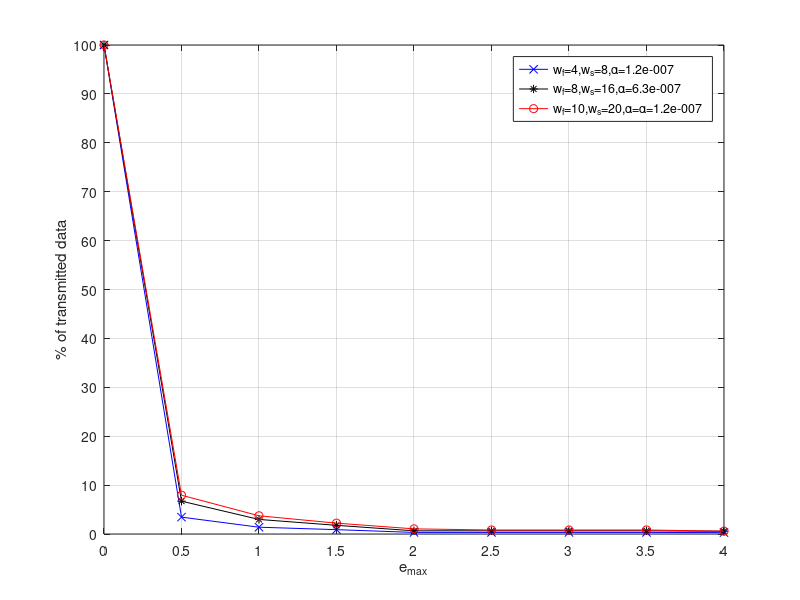
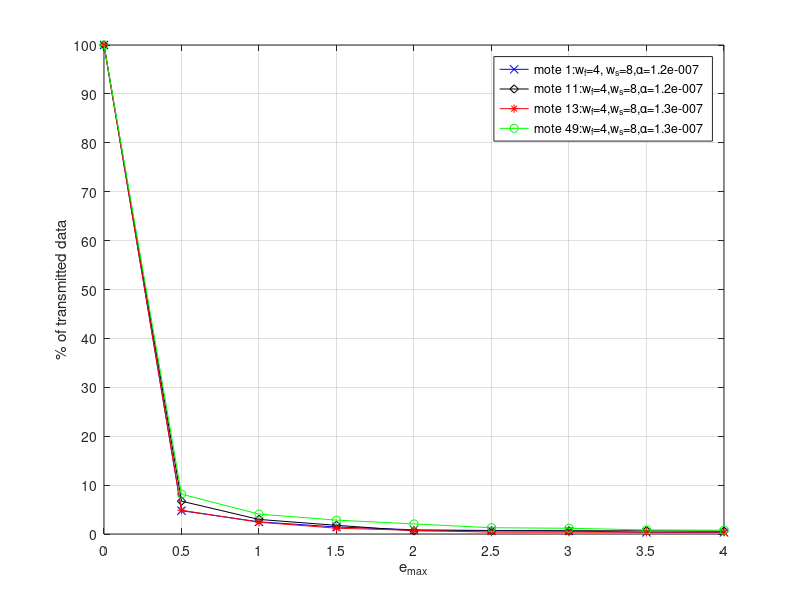
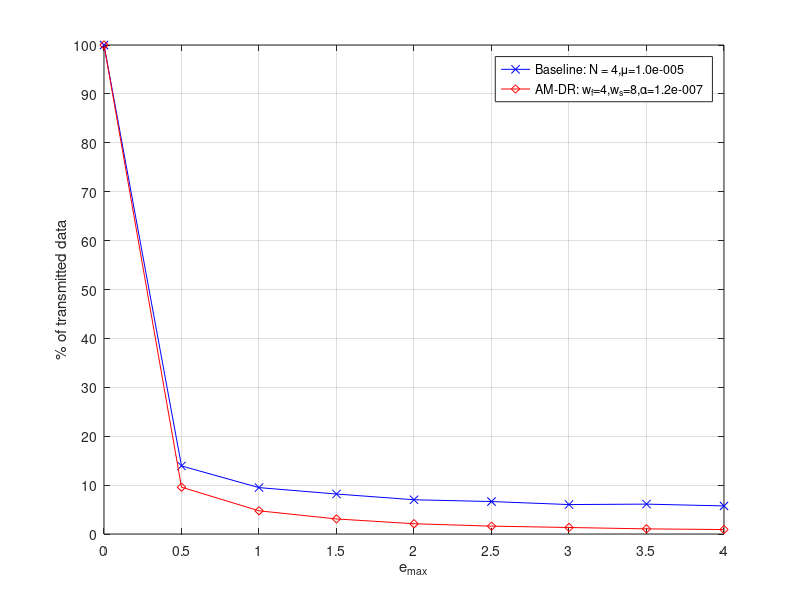
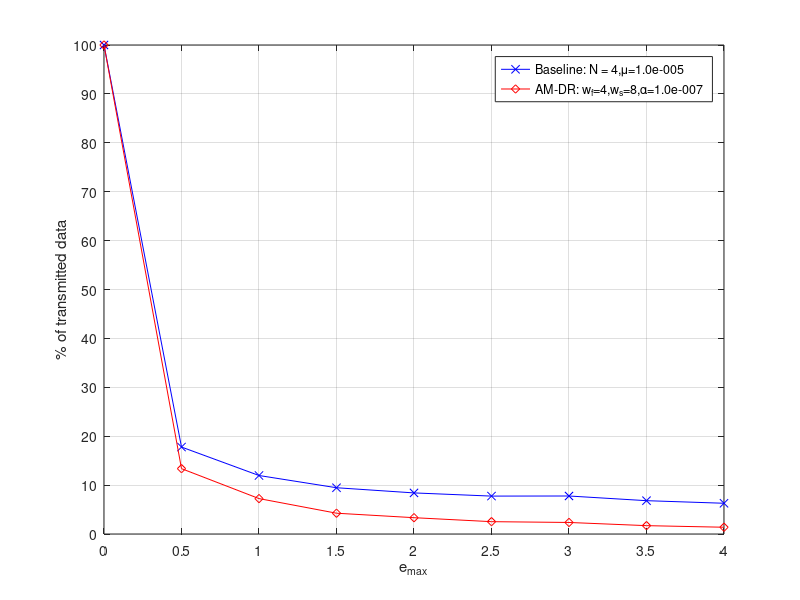

MATLAB code to generate these figures, in order:
%%%%%%%%%%%%%%%%%%%%%%%%%%%%%%%%%%%%%%%%%%%%%%%%%%%%%%%%%%%%%%%%%%%%%%%%%%
%% This file is the result of running AMDR with different parameter values

results_directory ='plot_results/';
%%% plot results for mote 11 with different e_max and window sizes values
emax =[0, 0.5, 1, 1.5, 2.0, 2.5, 3.0, 3.5, 4.0];

% result: % of transmitted data with window size: w_f = 4, w_s=8 with
% different values of emax as initialzed above.

result_4 = [100, 3.4463 ,1.3902, 0.8879  , 0.3271, 0.3271 , 0.3271 ,0.3271,  0.2804 ];

% result: % of transmitted data with window size: w_f = 8, w_s=16 with
% different values of emax as initialzed above.
result_8 = [ 100  , 6.7173 ,  2.9790 ,1.7757  , 0.6542, 0.6542 , 0.6542  , 0.6542 , 0.5607 ];

% result: % of transmitted data withwindow size: w_f = 10, w_s=20 with
% different values of emax as initialzed above.
result_10 = [100   , 7.9322 ,3.7266  , 2.2196 , 1.0514 ,0.8178  , 0.8178 , 0.8178 ,0.5841  ];

plot(emax,result_4,'bx-')
hold on;
plot(emax,result_8,'k*-')
plot(emax,result_10, 'ro-')
grid on,

set(gca,'YLim',[0 100])
set(gca,'YTick',(0:10:100))

set(gca,'XLim',[0 4.0])
set(gca,'XTick',(0:0.5:4))

xlabel('e_{max}'),

ylabel('% of transmitted data');
legend('w_f=4,w_s=8,\alpha=1.2e-007','w_f=8,w_s=16,\alpha=6.3e-007','w_f=10,w_s=20,\alpha=\alpha=1.2e-007')
print(strcat(results_directory,'AMDR_transmitteddata'),'-dpdf')

%%%%%%%%%%%%%%%%%%%%%%%%%%%%%%%%%%%%%%%%%%%%%%%%%%%%%%%%%%%%%%%%%%%%%%%%%%
%%% plot results for all motes with different e_max values with w_f = 4 and
% w_s = 8
figure
emax =[0, 0.5, 1, 1.5, 2.0, 2.5, 3.0, 3.5, 4.0];

% result: % of transmitted data for mote 1 with different values of emax 
%as initialzed above.
result_mote1 = [100 ,4.7619 , 2.4829,1.4394,0.8636,0.7197,0.6237,0.3359,0.3359];

% result: % of transmitted data for mote 11 with different values of emax 
%as initialzed above.
result_mote11 = [ 100, 6.7173 ,  2.9790 ,1.7757  , 0.6542, 0.6542 , 0.6542  , 0.6542 , 0.5607 ];

% result: % of transmitted data for mote 13 with different values of emax 
%as initialzed above.
result_mote13 = [100, 4.8538, 2.4113, 1.1823, 0.7467, 0.3734, 0.3734, 0.3734, 0.3734];

% result: % of transmitted data for mote 49 with different values of emax 
%as initialzed above.
result_mote49 = [ 100,8.1593, 4.0657  , 2.8404  , 2.0607  ,1.2810,  1.1696, 0.8354, 0.7797];

plot(emax,result_mote1,'bx-')
hold on;
plot(emax,result_mote11,'kd-')
plot(emax,result_mote13, 'r*-')
plot(emax,result_mote49, 'go-')
grid on,

set(gca,'YLim',[0 100])
set(gca,'YTick',(0:10:100))

set(gca,'XLim',[0 4.0])
set(gca,'XTick',(0:0.5:4))

xlabel('e_{max}'),

ylabel('% of transmitted data');
legend('mote 1:w_f=4, w_s=8,\alpha=1.2e-007', ...
       'mote 11:w_f=4,w_s=8,\alpha=1.2e-007', ...
       'mote 13:w_f=4,w_s=8,\alpha=1.3e-007', ...
       'mote 49:w_f=4,w_s=8,\alpha=1.3e-007');
   
   
print(strcat(results_directory,'AMDR_allmotes'),'-dpdf')
%%%%%%%%%%%%%%%%%%%%%%%%%%%%%%%%%%%%%%%%%%%%%%%%%%%%%%%%%%%%%%%%%%%%%%%%%%  
%%% plot results for mote 50 with different e_max values
figure
emax =[0, 0.5, 1, 1.5, 2.0, 2.5, 3.0, 3.5, 4.0];

% AMDR: % of trabsmitted data for mote 50 with different values of emax 
%as initialzed above.
result_mote50_AMDR =[100, 9.5763, 4.7444,  3.0812, 2.1008, 1.6106, 1.3305, 1.0504, 0.9104];

% Baseline: % of trabsmitted data for mote 50 with different values of emax 
%as initialzed above.
result_mote50_baseline =[100 ,13.9181, 9.4888, 8.1758, 7.0028,  6.6352, 6.0224, 6.1099,  5.7423];

plot(emax,result_mote50_baseline,'bx-')
hold on;
plot(emax,result_mote50_AMDR,'rd-')

grid on,

set(gca,'YLim',[0 100])
set(gca,'YTick',(0:10:100))

set(gca,'XLim',[0 4.0])
set(gca,'XTick',(0:0.5:4))

xlabel('e_{max}'),

ylabel('% of transmitted data');
legend('Baseline: N = 4,\mu=1.0e-005', ...
       'AM-DR: w_f=4,w_s=8,\alpha=1.2e-007');
 
print(strcat(results_directory,'mote50'),'-dpdf')
%%%%%%%%%%%%%%%%%%%%%%%%%%%%%%%%%%%%%%%%%%%%%%%%%%%%%%%%%%%%%%%%%%%%%%%%%%%%%%%%%%%%%%%%%%
%%% plot results for mote 30 with different e_max values
figure
emax =[0, 0.5, 1, 1.5, 2.0, 2.5, 3.0, 3.5, 4.0];

% AMDR: % of trabsmitted data for mote 30 with different values of emax 
%as initialzed above.
result_mote30_AMDR =[100,  13.3672, 7.2431, 4.2523, 3.3367, 2.5229, 2.3601,1.7091,1.3835];

% baseline: % of trabsmitted data for mote 30 with different values of emax 
%as initialzed above.
result_mote30_baseline =[100 , 17.7823, 11.9634, 9.4608, 8.4028, 7.7518, 7.7721,6.8159, 6.2869];

plot(emax,result_mote30_baseline,'bx-')
hold on;
plot(emax,result_mote30_AMDR,'rd-')

grid on,

set(gca,'YLim',[0 100])
set(gca,'YTick',(0:10:100))

set(gca,'XLim',[0 4.0])
set(gca,'XTick',(0:0.5:4))

xlabel('e_{max}'),

ylabel('% of transmitted data');
legend('Baseline: N = 4,\mu=1.0e-005', ...
       'AM-DR: w_f=4,w_s=8,\alpha=1.0e-007');
   
print(strcat(results_directory,'mote30'),'-dpdf')
%%%%%%%%%%%%%%%%%%%%%%%%%%%%%%%%%%%%%%%%%%%%%%%%%%%%%%%%%%%%%%%%%%%%%%%%%%%%%%%%%%%%%%%%%%
% learning rate vs error for mote 30
% learning_rate = [1.0e-007, 1.2e-007, 1.4e-007, 1.6e-007, 1.8e-007, 2.0e-007];
% %e_max_30 = 0.5;
% transmitted_data = [13.3672, 13.3672, ];
% plot(learning_rate,transmitted_data,'bx-')
% hold on;
% 
% grid on,
% 
% 
% ylabel('% of transmitted data'),
% set(gca,'YLim',[0 100])
% set(gca,'YTick',(0:10:100))
% 
% 
% xlabel('learning rate \alpha (10{^-7})')
% set(gca,'XLim',[1 2])
% set(gca,'XTick',(1:0.2:2))
% 
% %w_s = 8
% %w_f = 4
% %emax = 0.5; 
% % ylabel('% of transmitted data');
% % legend('Baseline: N = 4,\mu=1.0e-005', ...
% %        'AM-DR: w_f=4,w_s=8,\alpha=1.0e-007');
